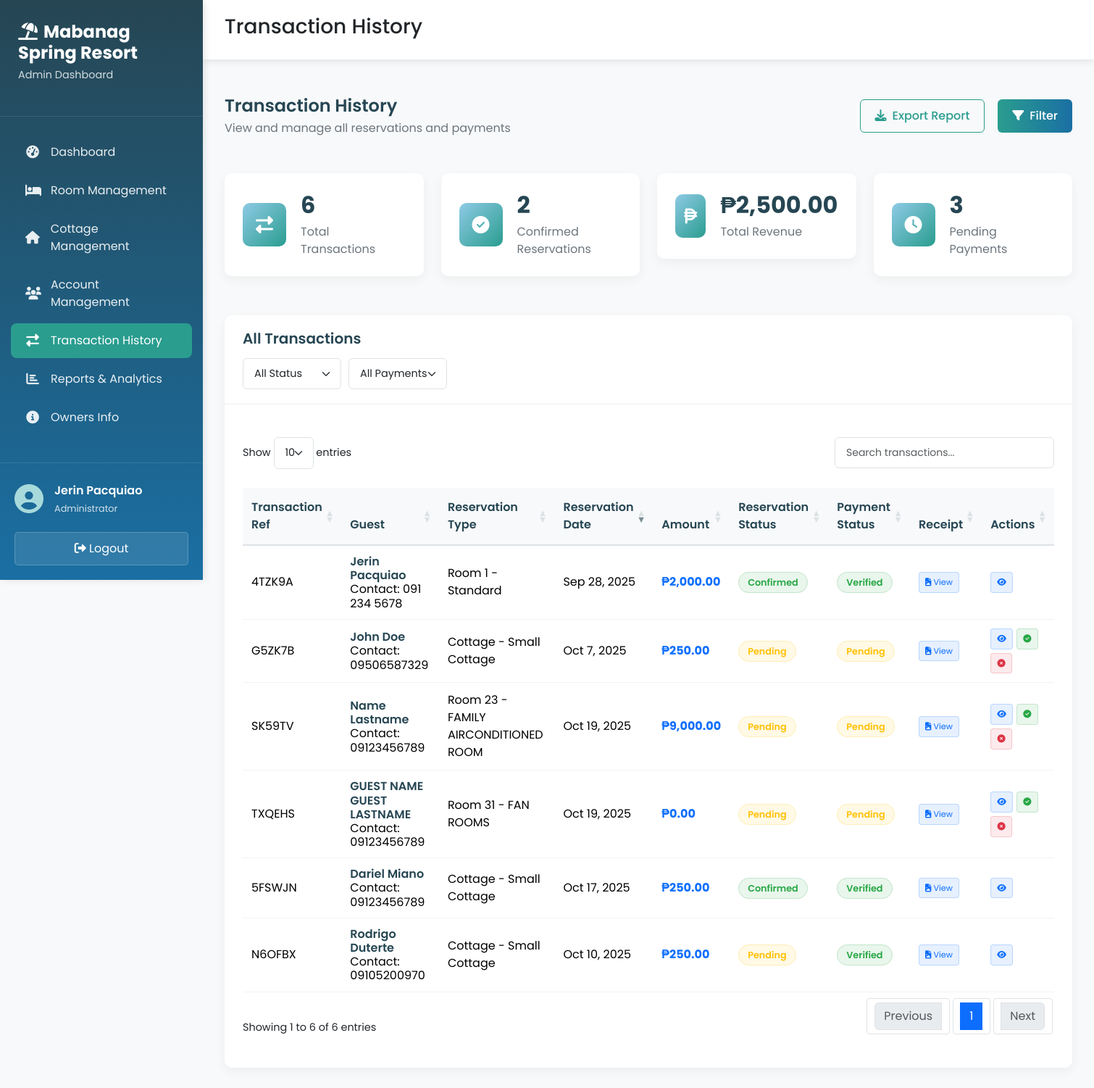
Page /admin/transaction.php (signed in) on the committed database.
### tables this page shows
CREATE TABLE `reservation` (
  `reservation_id` int(11) NOT NULL,
  `guest_id` int(11) NOT NULL,
  `transaction_reference` varchar(10) NOT NULL,
  `room_id` int(11) DEFAULT NULL,
  `cottage_id` int(11) DEFAULT NULL,
  `check_in_date` date NOT NULL,
  `check_out_date` date DEFAULT NULL,
  `total_amount` decimal(10,2) NOT NULL,
  `reservation_date` datetime NOT NULL DEFAULT current_timestamp(),
  `status` enum('pending','confirmed','cancelled') NOT NULL DEFAULT 'pending'
);

CREATE TABLE `guest` (
  `guest_id` int(11) NOT NULL,
  `firstname` varchar(50) NOT NULL,
  `lastname` varchar(50) NOT NULL,
  `address` varchar(250) NOT NULL,
  `contactno` varchar(15) NOT NULL
);

CREATE TABLE `payment` (
  `payment_id` int(11) NOT NULL,
  `reservation_id` int(11) NOT NULL,
  `payment_date` datetime NOT NULL DEFAULT current_timestamp(),
  `amount` decimal(10,2) NOT NULL,
  `payment_method` varchar(50) NOT NULL,
  `payment_reference` varchar(100) DEFAULT NULL,
  `receipt_file` varchar(255) DEFAULT NULL,
  `payment_status` enum('pending','verified','rejected') NOT NULL DEFAULT 'pending'
);

### admin/transaction.php (the view, shortened to what the rows shown need)
<!DOCTYPE html>
<?php
    require_once 'name.php';
    require_once 'connect.php';
?>
<html lang="en">
<head>
    <link href="https://cdn.jsdelivr.net/npm/bootstrap@5.3.8/dist/css/bootstrap.min.css" rel="stylesheet"
>
    <link rel="stylesheet" href="https://cdnjs.cloudflare.com/ajax/libs/font-awesome/6.4.0/css/all.min.css">
    <link rel="stylesheet" href="https://cdn.datatables.net/1.13.6/css/dataTables.bootstrap5.min.css">
    <link rel="stylesheet" href="../css/admin_style.css">
    <link rel="stylesheet" href="../css/transaction_style.css">
</head>
<body data-alert-type="<?php echo isset($_SESSION['alert_type']) ? $_SESSION['alert_type'] : ''; ?>"
      data-alert-title="<?php echo isset($_SESSION['alert_title']) ? $_SESSION['alert_title'] : ''; ?>"
      data-alert-message="<?php echo isset($_SESSION['alert_message']) ? htmlspecialchars($_SESSION['alert_message']) : ''; ?>">
    <div class="dashboard-container">
        <div class="sidebar">
            <div class="sidebar-header">
                <h2><i class="fas fa-umbrella-beach me-2"></i>Mabanag Spring Resort</h2>
            </div>
            <div class="sidebar-footer">
                <div class="user-info">
                    <div class="user-details">
                        <span class="user-name"><?php echo $name; ?></span>
                        <span class="user-role">Administrator</span>
                    </div>
                </div>
            </div>
        </div>
        <div class="main-content">
            <div class="content-area">
                <div class="card">
                    <div class="card-body">
                        <div class="table-responsive">
                            <table id="transactionsTable" class="table table-hover">
                                <thead>
                                    <tr>
                                        <th>Transaction Ref</th>
                                        <th>Guest</th>
                                        <th>Reservation Type</th>
                                        <th>Reservation Date</th>
                                        <th>Amount</th>
                                        <th>Reservation Status</th>
                                        <th>Payment Status</th>
                                        <th>Receipt</th>
                                        <th>Actions</th>
                                    </tr>
                                </thead>
                                <tbody>
                                    <?php
                                    $query = $conn->query("
                                        SELECT r.reservation_id, r.guest_id, transaction_reference, r.room_id, r.cottage_id,
                                               r.reservation_date, r.status as reservation_status,
                                               p.payment_id, p.amount, p.payment_date, p.payment_status, p.payment_method, p.receipt_file,
                                               CONCAT(g.firstname, ' ', g.lastname) as guest_name, g.contactno as guest_contact,
                                               rm.room_number, rm.room_type,
                                               c.cottage_type,
                                               CASE
                                                   WHEN r.room_id IS NOT NULL THEN CONCAT('Room ', rm.room_number, ' - ', rm.room_type)
                                                   WHEN r.cottage_id IS NOT NULL THEN CONCAT('Cottage - ', c.cottage_type)
                                                   ELSE 'Unknown'
                                               END as reservation_type
                                        FROM reservation r
                                        LEFT JOIN payment p ON r.reservation_id = p.reservation_id
                                        LEFT JOIN guest g ON r.guest_id = g.guest_id
                                        LEFT JOIN room rm ON r.room_id = rm.room_id
                                        LEFT JOIN cottage c ON r.cottage_id = c.cottage_id
                                        ORDER BY r.reservation_date DESC
                                    ") or die(mysqli_error());
                                    while($fetch = $query->fetch_array()){
                                    ?>
                                    <tr>
                                        <td><?php echo $fetch['transaction_reference']?></td>
                                        <td>
                                            <div class="guest-info">
                                                <div class="guest-name"><?php echo $fetch['guest_name']?></div>
                                                <div class="guest-contact">Contact: <?php echo $fetch['guest_contact'] ?? 'N/A'?></div>
                                            </div>
                                        </td>
                                        <td><?php echo $fetch['reservation_type']?></td>
                                        <td><?php echo date('M j, Y', strtotime($fetch['reservation_date']))?></td>
                                        <td>
                                            <?php if($fetch['amount']): ?>
                                                <strong class="text-primary">₱<?php echo number_format($fetch['amount'], 2)?></strong>
                                            <?php else: ?>
                                                <span class="text-muted">-</span>
                                            <?php endif; ?>
                                        </td>
                                        <td>
                                            <span class="status-badge status-<?php echo $fetch['reservation_status']?>">
                                                <?php echo ucfirst($fetch['reservation_status'])?>
                                            </span>
                                        </td>
                                        <td>
                                            <?php if($fetch['payment_id']): ?>
                                                <span class="payment-badge payment-<?php echo $fetch['payment_status']?>">
                                                    <?php echo ucfirst($fetch['payment_status'])?>
                                                </span>
                                            <?php else: ?>
                                                <span class="payment-badge payment-pending">No Payment</span>
                                            <?php endif; ?>
                                        </td>
                                        <td>
                                            <?php if($fetch['receipt_file'] && file_exists('../' . $fetch['receipt_file'])): ?>
                                                <button class="btn btn-sm btn-receipt"
                                                        data-bs-toggle="modal"
                                                        data-bs-target="#receiptModal"
                                                        data-receipt="<?php echo $fetch['receipt_file']?>"
                                                        data-payment-method="<?php echo $fetch['payment_method']?>">
                                                    <i class="fas fa-file-image"></i> View
                                                </button>
                                            <?php else: ?>
                                                <span class="text-muted">No Receipt</span>
                                            <?php endif; ?>
                                        </td>
                                        <td>
                                            <div class="action-buttons">
                                                <button class="btn btn-sm btn-view" data-bs-toggle="modal" data-bs-target="#viewTransactionModal"
                                                    data-id="<?php echo $fetch['reservation_id']?>"
                                                    data-guest="<?php echo $fetch['guest_name']?>"
                                                    data-contact="<?php echo $fetch['guest_contact']?>"
                                                    data-type="<?php echo $fetch['reservation_type']?>"
                                                    data-date="<?php echo $fetch['reservation_date']?>"
                                                    data-amount="<?php echo $fetch['amount']?>"
                                                    data-reservation-status="<?php echo $fetch['reservation_status']?>"
                                                    data-payment-status="<?php echo $fetch['payment_status']?>"
                                                    data-room="<?php echo $fetch['room_number'] ?? 'N/A'?>"
                                                    data-cottage="<?php echo $fetch['cottage_type'] ?? 'N/A'?>">
                                                    <i class="fas fa-eye"></i>
                                                </button>
                                                <?php if($fetch['payment_status'] == 'pending' && $fetch['payment_id']): ?>
                                                    <button class="btn btn-sm btn-verify"
                                                        data-id="<?php echo $fetch['payment_id']?>"
                                                        data-amount="<?php echo $fetch['amount']?>">
                                                        <i class="fas fa-check-circle"></i>
                                                    </button>
                                                    <button class="btn btn-sm btn-reject"
                                                        data-id="<?php echo $fetch['payment_id']?>"
                                                        data-amount="<?php echo $fetch['amount']?>">
                                                        <i class="fas fa-times-circle"></i>
                                                    </button>
                                                <?php endif; ?>
                                            </div>
                                        </td>
                                    </tr>
                                    <?php
                                    }
                                    ?>
                                </tbody>
                            </table>
                        </div>
                    </div>
                </div>
            </div>
        </div>
    </div>
</body>
</html>

### rows in the picture
reservation: transaction_reference "SK59TV", guest_name "Name Lastname", guest.contactno "09123456789", reservation_type "Room 23 - FAMILY AIRCONDITIONED ROOM", reservation_date "Oct 19, 2025", payment.amount "9,000.00", status "Pending", payment.payment_status "Pending"
reservation: transaction_reference "TXQEHS", guest_name "GUEST NAME GUEST LASTNAME", guest.contactno "09123456789", reservation_type "Room 31 - FAN ROOMS", reservation_date "Oct 19, 2025", payment.amount "0.00", status "Pending", payment.payment_status "Pending"
reservation: transaction_reference "5FSWJN", guest_name "Dariel Miano", guest.contactno "09123456789", reservation_type "Cottage - Small Cottage", reservation_date "Oct 17, 2025", payment.amount "250.00", status "Confirmed", payment.payment_status "Verified"
reservation: transaction_reference "N6OFBX", guest_name "Rodrigo Duterte", guest.contactno "09105200970", reservation_type "Cottage - Small Cottage", reservation_date "Oct 10, 2025", payment.amount "250.00", status "Pending", payment.payment_status "Verified"
reservation: transaction_reference "G5ZK7B", guest_name "John Doe", guest.contactno "09506587329", reservation_type "Cottage - Small Cottage", reservation_date "Oct 7, 2025", payment.amount "250.00", status "Pending", payment.payment_status "Pending"
reservation: transaction_reference "4TZK9A", guest_name "Jerin Pacquiao", guest.contactno "091 234 5678", reservation_type "Room 1 - Standard", reservation_date "Sep 28, 2025", payment.amount "2,000.00", status "Confirmed", payment.payment_status "Verified"

### other values in the picture
$name "Jerin Pacquiao"
$total_transactions['total'] "6"
$confirmed_reservations['confirmed'] "2"
$total_revenue['revenue'] "2,500.00"
$pending_payments['pending'] "3"
